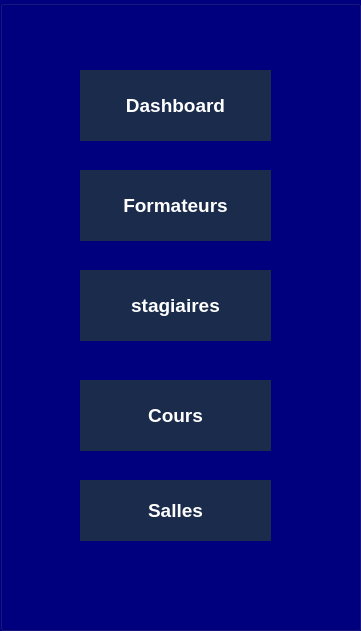
     <widget class="QGroupBox" name="groupBox_2">
      <property name="geometry">
       <rect>
        <x>70</x>
        <y>20</y>
        <width>361</width>
        <height>631</height>
       </rect>
      </property>
      <property name="styleSheet">
       <string notr="true">background-color: #15a255;
background-color: rgb(0, 0, 255);
background-color: rgb(0, 0, 127);</string>
      </property>
      <property name="title">
       <string/>
      </property>
      <widget class="QPushButton" name="pushButton_10">
       <property name="geometry">
        <rect>
         <x>80</x>
         <y>70</y>
         <width>191</width>
         <height>71</height>
        </rect>
       </property>
       <property name="maximumSize">
        <size>
         <width>100000</width>
         <height>105</height>
        </size>
       </property>
       <property name="font">
        <font>
         <pointsize>14</pointsize>
         <bold>true</bold>
        </font>
       </property>
       <property name="styleSheet">
        <string notr="true">QPushButton {
    background-color: #1A2B4C;
    color: white;
    border: none;
    padding: 10px 15px;
    font-weight: bold;
}
</string>
       </property>
       <property name="text">
        <string>Dashboard</string>
       </property>
      </widget>
      <widget class="QPushButton" name="employe_3">
       <property name="geometry">
        <rect>
         <x>80</x>
         <y>170</y>
         <width>191</width>
         <height>71</height>
        </rect>
       </property>
       <property name="maximumSize">
        <size>
         <width>16777215</width>
         <height>105</height>
        </size>
       </property>
       <property name="font">
        <font>
         <pointsize>14</pointsize>
         <bold>true</bold>
        </font>
       </property>
       <property name="styleSheet">
        <string notr="true">QPushButton {
    background-color: #1A2B4C;
    color: white;
    border: none;
    padding: 10px 15px;
    font-weight: bold;
}
</string>
       </property>
       <property name="text">
        <string>Formateurs</string>
       </property>
      </widget>
      <widget class="QPushButton" name="btnStagiaires_3">
       <property name="geometry">
        <rect>
         <x>80</x>
         <y>270</y>
         <width>191</width>
         <height>71</height>
        </rect>
       </property>
       <property name="maximumSize">
        <size>
         <width>16777215</width>
         <height>105</height>
        </size>
       </property>
       <property name="font">
        <font>
         <pointsize>14</pointsize>
         <bold>true</bold>
        </font>
       </property>
       <property name="styleSheet">
        <string notr="true">QPushButton {
    background-color: #1A2B4C;
    color: white;
    border: none;
    padding: 10px 15px;
    font-weight: bold;
}
</string>
       </property>
       <property name="text">
        <string>stagiaires</string>
       </property>
      </widget>
      <widget class="QPushButton" name="btnCours_3">
       <property name="geometry">
        <rect>
         <x>80</x>
         <y>380</y>
         <width>191</width>
         <height>71</height>
        </rect>
       </property>
       <property name="maximumSize">
        <size>
         <width>16777215</width>
         <height>105</height>
        </size>
       </property>
       <property name="font">
        <font>
         <pointsize>14</pointsize>
         <bold>true</bold>
        </font>
       </property>
       <property name="styleSheet">
        <string notr="true">QPushButton {
    background-color: #1A2B4C;
    color: white;
    border: none;
    padding: 10px 15px;
    font-weight: bold;
}
</string>
       </property>
       <property name="text">
        <string>Cours</string>
       </property>
      </widget>
      <widget class="QPushButton" name="pushButton_14">
       <property name="geometry">
        <rect>
         <x>80</x>
         <y>480</y>
         <width>191</width>
         <height>61</height>
        </rect>
       </property>
       <property name="maximumSize">
        <size>
         <width>16777215</width>
         <height>105</height>
        </size>
       </property>
       <property name="font">
        <font>
         <pointsize>14</pointsize>
         <bold>true</bold>
        </font>
       </property>
       <property name="styleSheet">
        <string notr="true">QPushButton {
    background-color: #1A2B4C;
    color: white;
    border: none;
    padding: 10px 15px;
    font-weight: bold;
}
</string>
       </property>
       <property name="text">
        <string>Salles</string>
       </property>
      </widget>
     </widget>
